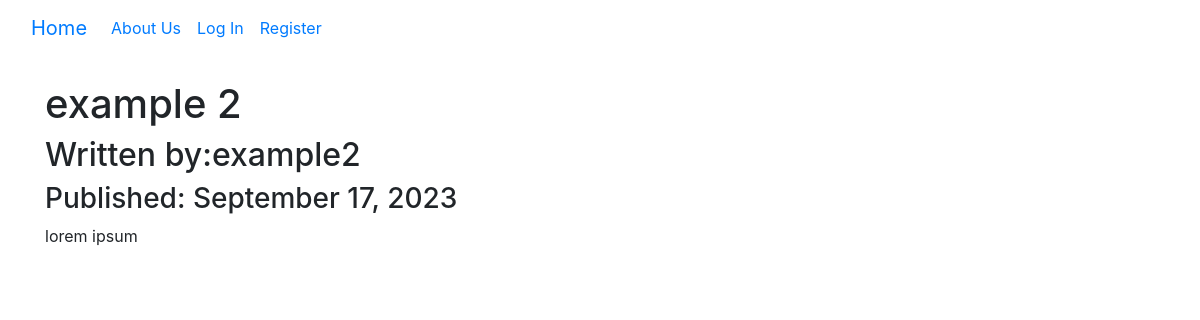
/2, run on the app's committed database.
### companyblog/models.py (models this page shows, shortened)
class BlogPost(db.Model):
    user = db.relationship(User)
    id = db.Column(db.Integer, primary_key=True)
    user_id = db.Column(db.Integer, db.ForeignKey('users.id'), nullable=False)
    date = db.Column(db.DateTime, nullable=False, default=datetime.utcnow())
    title = db.Column(db.String(140), nullable=False)
    text = db.Column(db.Text, nullable=False)

class User(db.Model, UserMixin):
    __tablename__ = 'users'
    id = db.Column(db.Integer, primary_key = True)
    profile_image = db.Column(db.String(20), nullable=False, default = 'default_profile.png')
    email = db.Column(db.String(64), unique = True, index=True)
    username = db.Column(db.String(64), unique=True, index=True)
    password_hash = db.Column(db.String(128))
    posts = db.relationship('BlogPost', backref='author', lazy=True)

### companyblog/users/views.py (the view)
@users.route("/<username>")
def user_posts(username):
    page = request.args.get('page', 1, type=int)
    user = User.query.filter_by(username=username).first_or_404()
    blog_posts = BlogPost.query.filter_by(author=user).order_by(BlogPost.date.desc()).paginate(page=page, per_page=5)
    return render_template('user_blog_posts.html', blog_posts=blog_posts, user=user)

### companyblog/blog_posts/views.py (called while the page is built)
@blog_posts.route('/<int:blog_post_id>')
def blog_post(blog_post_id):
    blog_post = BlogPost.query.get_or_404(blog_post_id)
    return render_template('blog_post.html',title=blog_post.title,
                            date=blog_post.date, post=blog_post)

### companyblog/templates/blog_post.html (shortened to what this page needs)
{% extends "base.html" %}
{% block content %}
  <h1>{{post.title}}</h1>
  <h2>Written by:{{post.author.username}}</h2>
  <h3>Published: {{post.date.strftime('%B %d, %Y')}}</h3>
  <p>{{post.text}}</p>
{% endblock %}

### data on the page
BlogPost: title "example 2", date "September 17, 2023", text "lorem ipsum"
User: author.username "example2"
